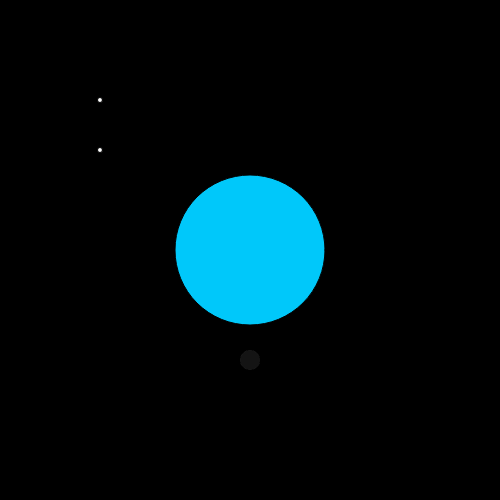
Frame 1 (no input)
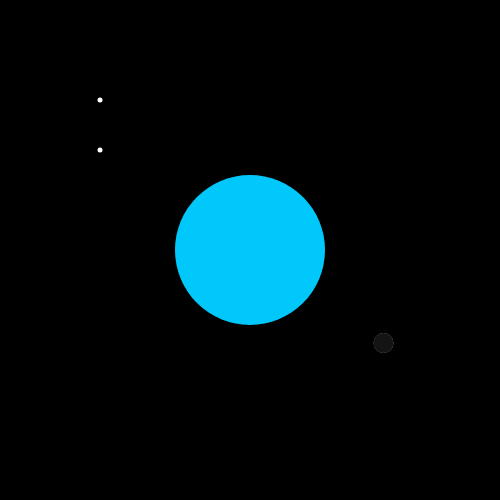
Frame 60 (no input)
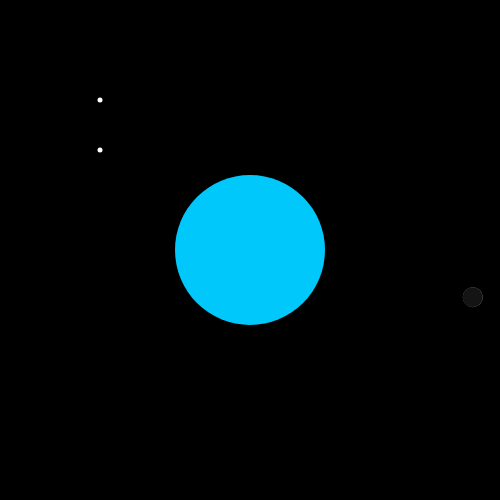
Frame 120 (the mouse pressed at the canvas centre since frame 60)

The p5.js sketch that drew these frames (run headless with seeded random() and noise() and a simulated clock; from frame 60 on, the mouse is pressed at the canvas centre):

// p5.js sketch
// ── sketch.js

 let x = 0;
function setup() {
  createCanvas(500, 500);
}

function draw() {
  background(0);
  fill(255);
  circle(100,100,5);
  circle(100,150,5);
  fill(0,0,0);
  text("terra",240,170)
  fill(0,200,250);
  circle(250,250,150);
  translate(250,260);

  fill(150);
  circle(240*sin(x),100*cos(x),20);
  fill(20)
  noStroke();
  circle(240*sin(x)-x/9,100*cos(x),20)
  if(x<360){x=x+0.01;}
  else{x=0;}
}
// ── style.css
html, body {
  margin: 0;
  padding: 0;
}
canvas {
  display: block;
}
img{
  position:fixed;
  margin-left:150px;
  margin-top:150px;
  width:200px;
  border-radius:100px;
}
